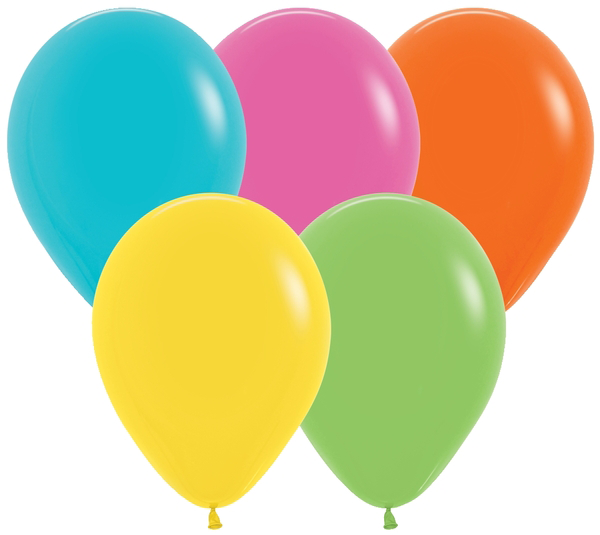
#> input picture 9517lab/lab3/Balloons.png, 600 x 535 px
$ jupyter execute lab3.ipynb
#> lines starting #> are read from the running program, lines starting #| are printed output that depends on the picture
[cell 1]
import numpy as np
import matplotlib.pyplot as plt
import matplotlib.image as mpimg
from scipy import ndimage as ndi
from skimage.segmentation import watershed
from skimage.feature import peak_local_max
from sklearn.cluster import MeanShift
import cv2

from PIL import Image

def show_img(title, img1, label1, img2, label2):

    figure = plt.figure()
    figure.suptitle(title)
    # show the first image
    figure.add_subplot(1, 2, 1)
    plt.imshow(img1)
    plt.title(label1)
    # show the second image
    figure.add_subplot(1, 2, 2)
    plt.imshow(img2)
    plt.title(label2)
    plt.show()

def mean_shift(img):
    # Step 1
    color_mat = np.array(img)
    red, green, blue = cv2.split(color_mat)

    # Step 2
    colour = np.column_stack([red.flatten(), green.flatten(), blue.flatten()])

    # Step 3
    res = MeanShift(bin_seeding=True)
    mean_res = res.fit_predict(colour).reshape(red.shape)

    return mean_res

[cell 2]
#Task1 - mean-shift
def mean_s_out(img_path):

    # Read image
#> called with img_path = 'Balloons.png'
    img = Image.open(img_path)
#> img is the input picture: PIL image 600x535 RGB; mean R, G, B 203.7, 200, 158.1
    img.thumbnail((150,150))
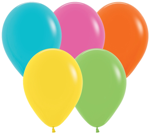
#> img: PIL image 150x134 RGB; mean R, G, B 203.8, 200.1, 158.1

    ms_res =  mean_shift(img)
#> in mean_shift, `red, green, blue = cv2.split(color_mat)`:
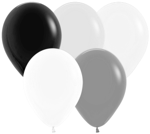
#> red: shape (134, 150); min 1, max 255, mean 203.8
#> in mean_shift, `red, green, blue = cv2.split(color_mat)`:
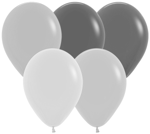
#> green: shape (134, 150); min 94, max 255, mean 200.1
#> in mean_shift, `red, green, blue = cv2.split(color_mat)`:
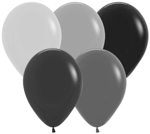
#> blue: shape (134, 150); min 22, max 255, mean 158.1

    img = mpimg.imread(img_path)
    show_img(img_path, img, "Image",  ms_res, "MeanShift Labels")
mean_s_out('Balloons.png')
